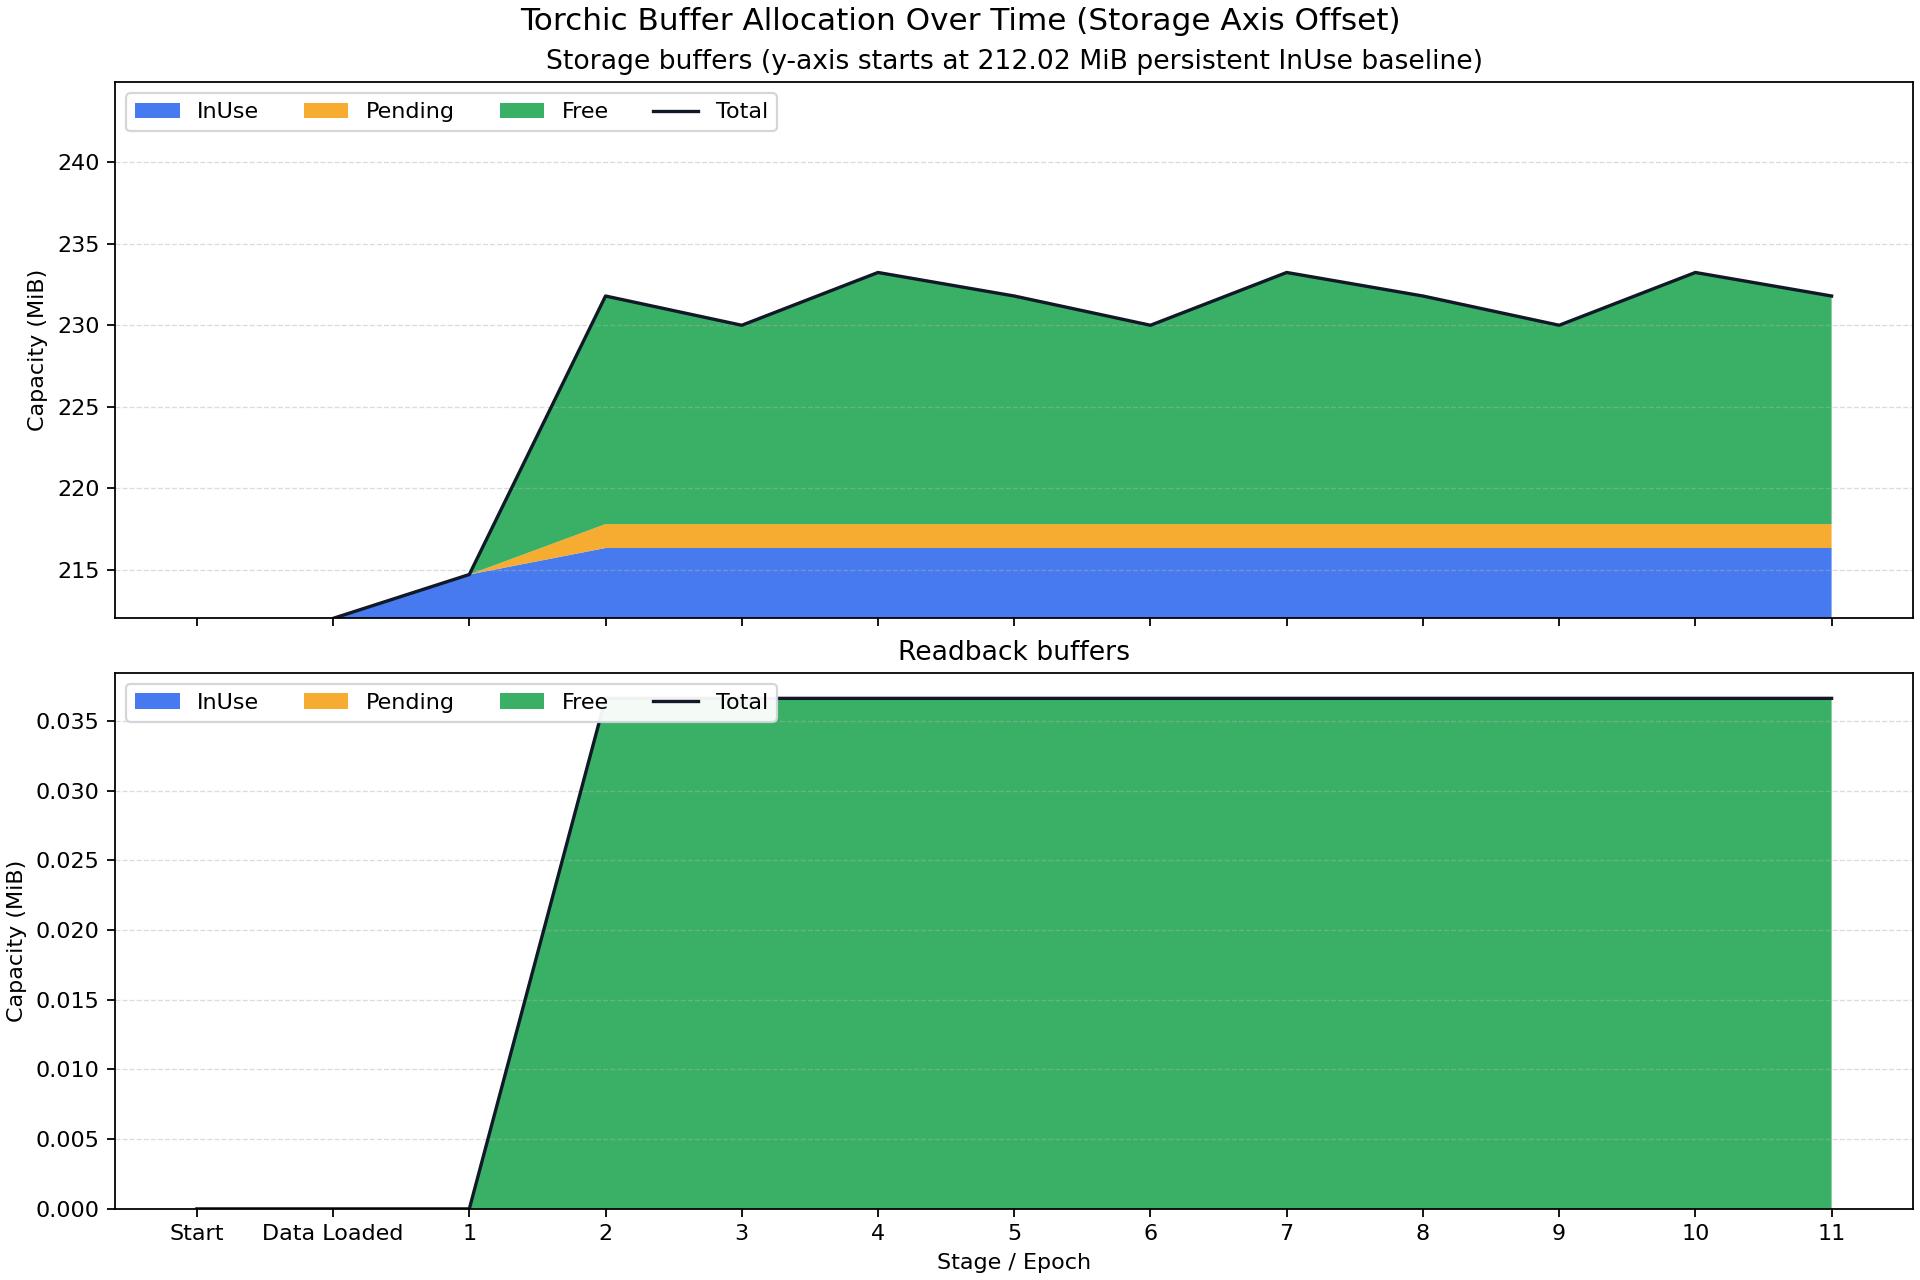

Here is the Python script that generated this plot:
from __future__ import annotations

import argparse
import json
from collections import Counter
from pathlib import Path
from typing import Any

STATUSES = ("InUse", "Pending", "Free")
ALLOCATORS = (
    ("storage_buffer_stats", "Storage buffers"),
    ("readback_buffer_stats", "Readback buffers"),
)


def bytes_to_mib(value: float) -> float:
    return value / (1024 * 1024)


def persistent_in_use_baseline(
    snapshots: list[dict[str, Any]], key: str
) -> Counter[int]:
    """Return InUse capacities present in every non-empty snapshot.

    The MNIST example keeps dataloader tensors alive for the whole training run.
    They are real allocations, but they dominate the y-axis and hide allocator
    churn. Treating stable InUse buffers as a baseline makes the graph useful for
    seeing free/pending/cache behavior.
    """
    common: Counter[int] | None = None

    for snapshot in snapshots:
        buffers = snapshot.get(key, {}).get("buffers", [])
        if not buffers:
            continue

        counts = Counter(
            int(buffer.get("capacity", 0))
            for buffer in buffers
            if buffer.get("status") == "InUse"
        )

        common = counts if common is None else common & counts

    return common or Counter()


def summarize_allocator(
    snapshot: dict[str, Any],
    key: str,
    excluded_in_use: Counter[int] | None = None,
) -> dict[str, int]:
    totals = {status: 0 for status in STATUSES}
    buffers = snapshot.get(key, {}).get("buffers", [])
    excluded_in_use = Counter(excluded_in_use or {})

    for buffer in buffers:
        status = buffer.get("status")
        capacity = int(buffer.get("capacity", 0))

        if status == "InUse" and excluded_in_use[capacity] > 0:
            excluded_in_use[capacity] -= 1
            continue

        if status not in totals:
            totals[status] = 0

        totals[status] += capacity

    return totals


def load_snapshots(path: Path) -> list[dict[str, Any]]:
    with path.open("r", encoding="utf-8") as file:
        snapshots = json.load(file)

    if not isinstance(snapshots, list):
        raise ValueError(f"{path} must contain an array of RuntimeStats snapshots")

    return snapshots


def format_mib(value: int) -> str:
    return f"{bytes_to_mib(value):.2f} MiB"


def plot_allocations(
    input_path: Path,
    output_path: Path,
    show: bool,
    offset_persistent_in_use: bool,
) -> None:
    try:
        import matplotlib.pyplot as plt
    except ImportError as exc:
        raise SystemExit(
            "matplotlib is required. Install it with: python -m pip install matplotlib"
        ) from exc

    snapshots = load_snapshots(input_path)
    if not snapshots:
        raise ValueError(f"{input_path} does not contain any snapshots")

    x = list(range(len(snapshots)))
    x_labels = [
        "Start" if idx == 0 else "Data Loaded" if idx == 1 else str(idx - 1)
        for idx in x
    ]
    baselines = {
        key: persistent_in_use_baseline(snapshots, key)
        if offset_persistent_in_use
        else Counter()
        for key, _ in ALLOCATORS
    }
    colors = {
        "InUse": "#2563eb",
        "Pending": "#f59e0b",
        "Free": "#16a34a",
    }

    fig, axes = plt.subplots(
        nrows=2,
        ncols=1,
        figsize=(12, 8),
        sharex=True,
        constrained_layout=True,
    )

    for axis, (key, title) in zip(axes, ALLOCATORS):
        series = {status: [] for status in STATUSES}

        for snapshot in snapshots:
            totals = summarize_allocator(snapshot, key)
            for status in STATUSES:
                series[status].append(bytes_to_mib(totals.get(status, 0)))

        axis.stackplot(
            x,
            [series[status] for status in STATUSES],
            labels=STATUSES,
            colors=[colors[status] for status in STATUSES],
            alpha=0.85,
        )

        total = [
            sum(values) for values in zip(*(series[status] for status in STATUSES))
        ]
        axis.plot(x, total, color="#111827", linewidth=1.5, label="Total")

        baseline_bytes = sum(capacity * count for capacity, count in baselines[key].items())
        if baseline_bytes:
            title = f"{title} (y-axis starts at {format_mib(baseline_bytes)} persistent InUse baseline)"

        axis.set_title(title)
        axis.set_ylabel("Capacity (MiB)")
        axis.grid(True, axis="y", linestyle="--", linewidth=0.6, alpha=0.45)
        legend = axis.legend(loc="upper left", ncols=4, frameon=True)
        legend.get_frame().set_facecolor("white")
        legend.get_frame().set_edgecolor("#d1d5db")
        legend.get_frame().set_alpha(0.95)

        if baseline_bytes:
            axis.set_ylim(bottom=bytes_to_mib(baseline_bytes))

    for axis in axes:
        axis.set_xticks(x)
        axis.set_xticklabels(x_labels)

    axes[-1].set_xlabel("Stage / Epoch")
    title = "Torchic Buffer Allocation Over Time"
    if offset_persistent_in_use:
        title += " (Storage Axis Offset)"
    fig.suptitle(title, fontsize=14)

    output_path.parent.mkdir(parents=True, exist_ok=True)
    fig.savefig(output_path, dpi=160)

    if show:
        plt.show()

    print(f"Wrote allocation graph to {output_path}")
    for key, title in ALLOCATORS:
        baseline_bytes = sum(capacity * count for capacity, count in baselines[key].items())
        if baseline_bytes:
            print(f"Offset {title.lower()} y-axis by baseline: {format_mib(baseline_bytes)}")


def parse_args() -> argparse.Namespace:
    repo_root = Path(__file__).resolve().parents[1]

    parser = argparse.ArgumentParser(
        description="Plot Torchic RuntimeStats buffer allocation snapshots."
    )
    parser.add_argument(
        "-i",
        "--input",
        type=Path,
        default=repo_root / "stats.json",
        help="Path to stats.json. Defaults to repo-root stats.json.",
    )
    parser.add_argument(
        "-o",
        "--output",
        type=Path,
        default=repo_root / "scripts" / "buffer_allocation_graph.png",
        help="Output image path. Defaults to scripts/buffer_allocation_graph.png.",
    )
    parser.add_argument(
        "--show",
        action="store_true",
        help="Open an interactive matplotlib window after writing the file.",
    )
    parser.add_argument(
        "--raw",
        action="store_true",
        help="Plot raw stats with y-axes starting at zero.",
    )
    return parser.parse_args()


def main() -> None:
    args = parse_args()
    plot_allocations(args.input, args.output, args.show, not args.raw)


if __name__ == "__main__":
    main()
